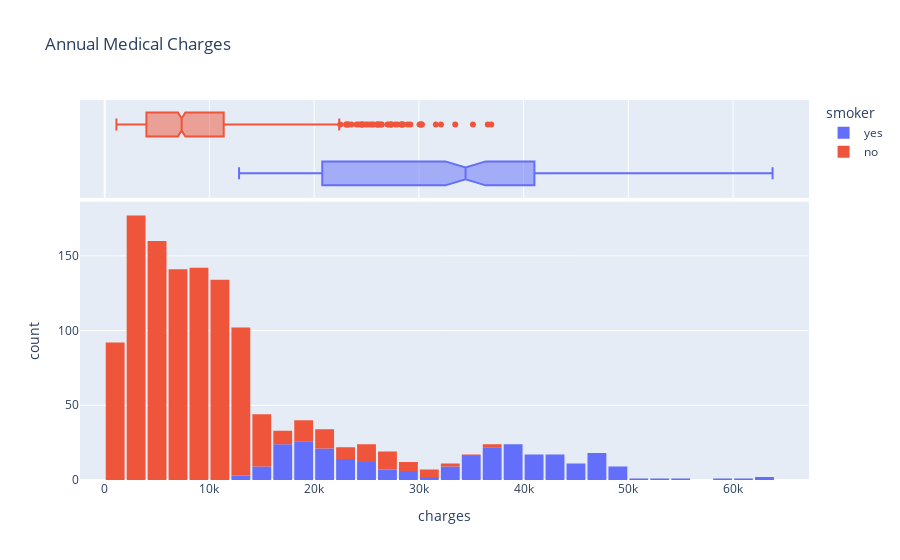

The cell this chart's notebook holds for it:
### Code cell
#charges
#this is the data we are trying to predict 
# we will create a differentiator smoker
fig = px.histogram(data, x="charges",marginal='box', color='smoker', title="Annual Medical Charges" )
fig.update_layout(bargap=0.1)
fig.show()

### Figure 1 — Plotly figure (JSON) as saved in the notebook; plotly's stock layout.template omitted (floating-point values rounded to 4 significant figures; data arrays with more than 128 entries replaced by an {"elided": "..."} marker saying what was removed)
{"data": [{"alignmentgroup": "True", "bingroup": "x", "hovertemplate": "smoker=yes<br>charges=%{x}<br>count=%{y}<extra></extra>", "legendgroup": "yes", "marker": {"color": "#636efa", "pattern": {"shape": ""}}, "name": "yes", "offsetgroup": "yes", "orientation": "v", "showlegend": true, "type": "histogram", "x": {"elided": "274 float values"}, "xaxis": "x", "yaxis": "y"}, {"alignmentgroup": "True", "hovertemplate": "smoker=yes<br>charges=%{x}<extra></extra>", "legendgroup": "yes", "marker": {"color": "#636efa"}, "name": "yes", "notched": true, "offsetgroup": "yes", "showlegend": false, "type": "box", "x": {"elided": "274 float values"}, "xaxis": "x2", "yaxis": "y2"}, {"alignmentgroup": "True", "bingroup": "x", "hovertemplate": "smoker=no<br>charges=%{x}<br>count=%{y}<extra></extra>", "legendgroup": "no", "marker": {"color": "#EF553B", "pattern": {"shape": ""}}, "name": "no", "offsetgroup": "no", "orientation": "v", "showlegend": true, "type": "histogram", "x": {"elided": "1064 float values"}, "xaxis": "x", "yaxis": "y"}, {"alignmentgroup": "True", "hovertemplate": "smoker=no<br>charges=%{x}<extra></extra>", "legendgroup": "no", "marker": {"color": "#EF553B"}, "name": "no", "notched": true, "offsetgroup": "no", "showlegend": false, "type": "box", "x": {"elided": "1064 float values"}, "xaxis": "x2", "yaxis": "y2"}], "layout": {"bargap": 0.1, "barmode": "relative", "legend": {"title": {"text": "smoker"}, "tracegroupgap": 0}, "title": {"text": "Annual Medical Charges"}, "xaxis": {"anchor": "y", "domain": [0, 1], "title": {"text": "charges"}}, "xaxis2": {"anchor": "y2", "domain": [0, 1], "matches": "x", "showgrid": true, "showticklabels": false}, "yaxis": {"anchor": "x", "domain": [0, 0.7326], "title": {"text": "count"}}, "yaxis2": {"anchor": "x2", "domain": [0.7426, 1], "matches": "y2", "showgrid": false, "showline": false, "showticklabels": false, "ticks": ""}}}
